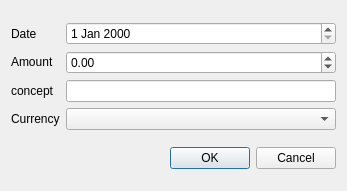
<?xml version="1.0" encoding="UTF-8"?>
<ui version="4.0">
 <class>TransaccionBasicaDialog</class>
 <widget class="QDialog" name="TransaccionBasicaDialog">
  <property name="geometry">
   <rect>
    <x>0</x>
    <y>0</y>
    <width>347</width>
    <height>191</height>
   </rect>
  </property>
  <property name="windowTitle">
   <string>Dialog</string>
  </property>
  <layout class="QGridLayout" name="gridLayout">
   <item row="0" column="0" colspan="2">
    <layout class="QHBoxLayout" name="horizontalLayout">
     <item>
      <layout class="QVBoxLayout" name="verticalLayout_2">
       <item>
        <widget class="QLabel" name="label_2">
         <property name="text">
          <string>Date</string>
         </property>
        </widget>
       </item>
       <item>
        <widget class="QLabel" name="label_6">
         <property name="text">
          <string>Amount</string>
         </property>
        </widget>
       </item>
       <item>
        <widget class="QLabel" name="label_3">
         <property name="text">
          <string>concept</string>
         </property>
        </widget>
       </item>
       <item>
        <widget class="QLabel" name="label_4">
         <property name="text">
          <string>Currency</string>
         </property>
        </widget>
       </item>
      </layout>
     </item>
     <item>
      <layout class="QVBoxLayout" name="verticalLayout">
       <item>
        <widget class="QDateEdit" name="dateEdit"/>
       </item>
       <item>
        <widget class="QDoubleSpinBox" name="amountDubleSpinBox">
         <property name="minimum">
          <double>-999999900000.000000000000000</double>
         </property>
         <property name="maximum">
          <double>999999.000000000000000</double>
         </property>
        </widget>
       </item>
       <item>
        <widget class="QLineEdit" name="conceptLineEdit"/>
       </item>
       <item>
        <widget class="QComboBox" name="currencyComboBox"/>
       </item>
      </layout>
     </item>
    </layout>
   </item>
   <item row="1" column="0">
    <spacer name="horizontalSpacer">
     <property name="orientation">
      <enum>Qt::Orientation::Horizontal</enum>
     </property>
     <property name="sizeHint" stdset="0">
      <size>
       <width>163</width>
       <height>20</height>
      </size>
     </property>
    </spacer>
   </item>
   <item row="1" column="1">
    <widget class="QDialogButtonBox" name="buttonBox">
     <property name="standardButtons">
      <set>QDialogButtonBox::StandardButton::Cancel|QDialogButtonBox::StandardButton::Ok</set>
     </property>
    </widget>
   </item>
  </layout>
 </widget>
 <resources/>
 <connections/>
</ui>
